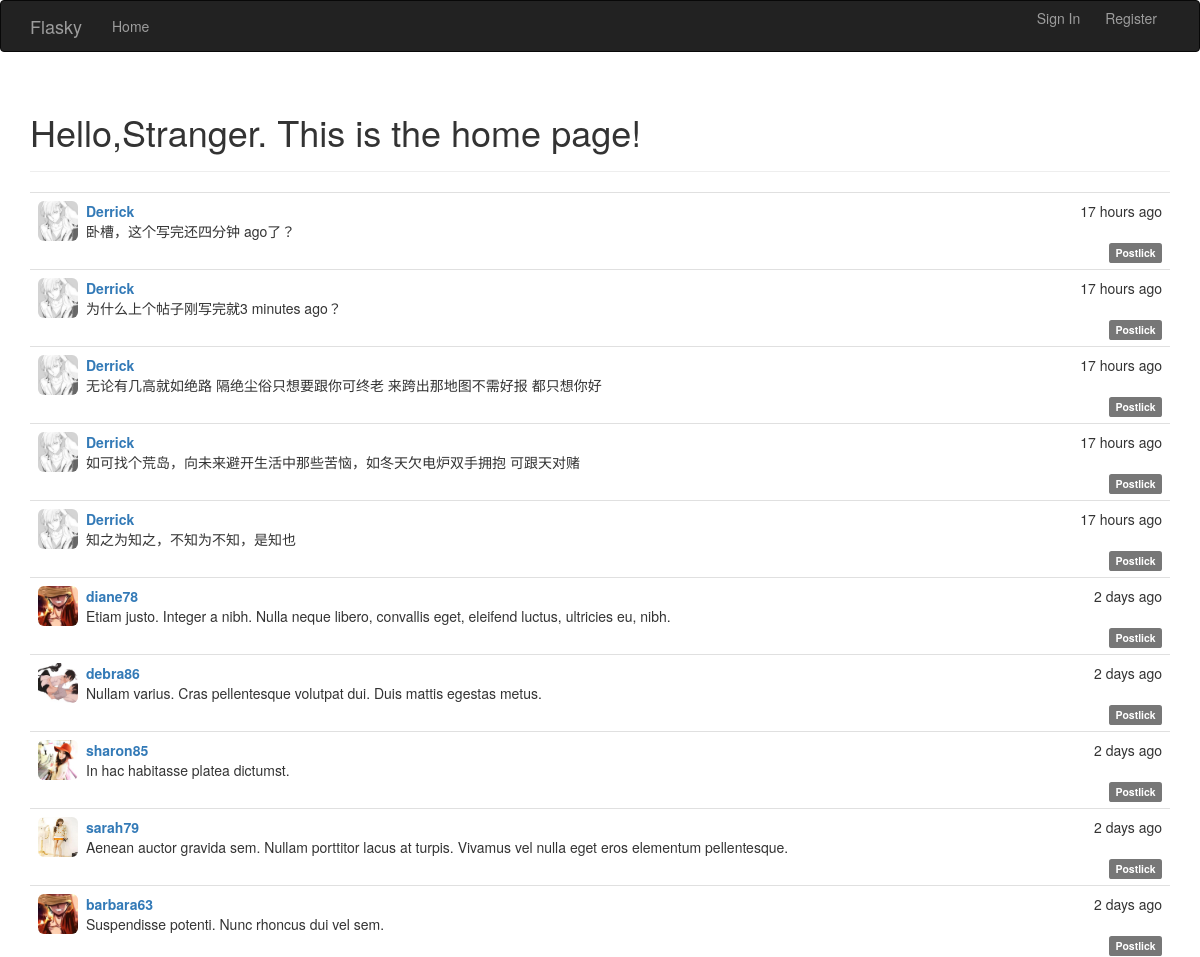
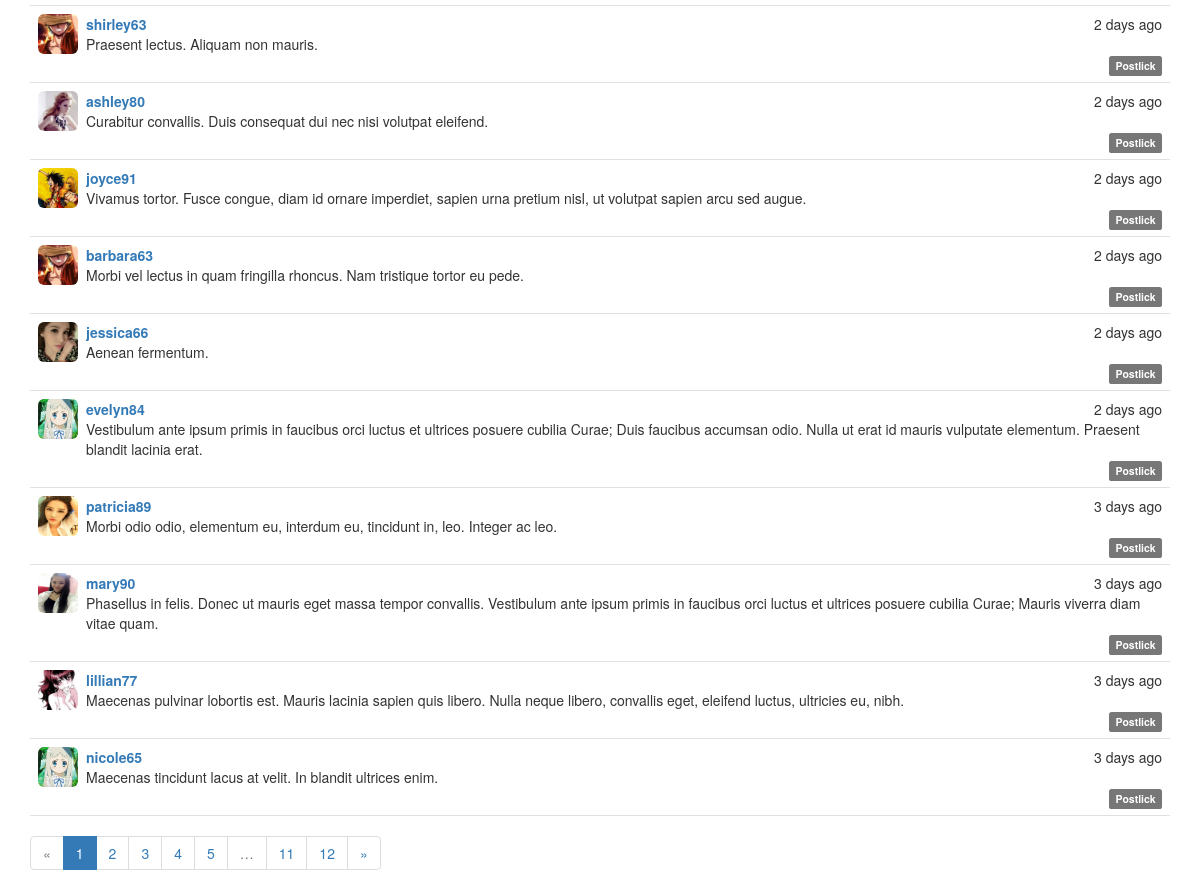
Before: / with the older database file (2 pictures, top to bottom).
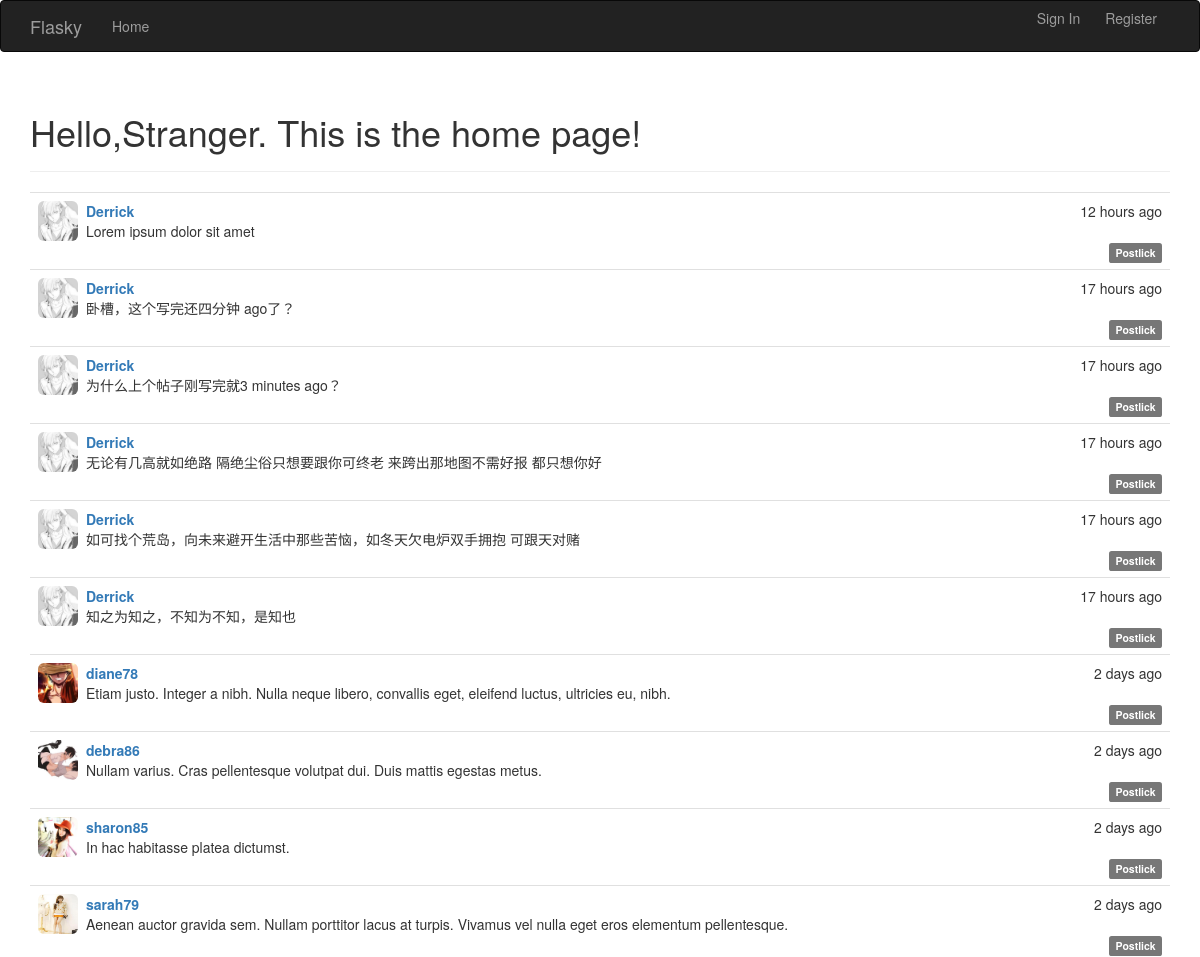
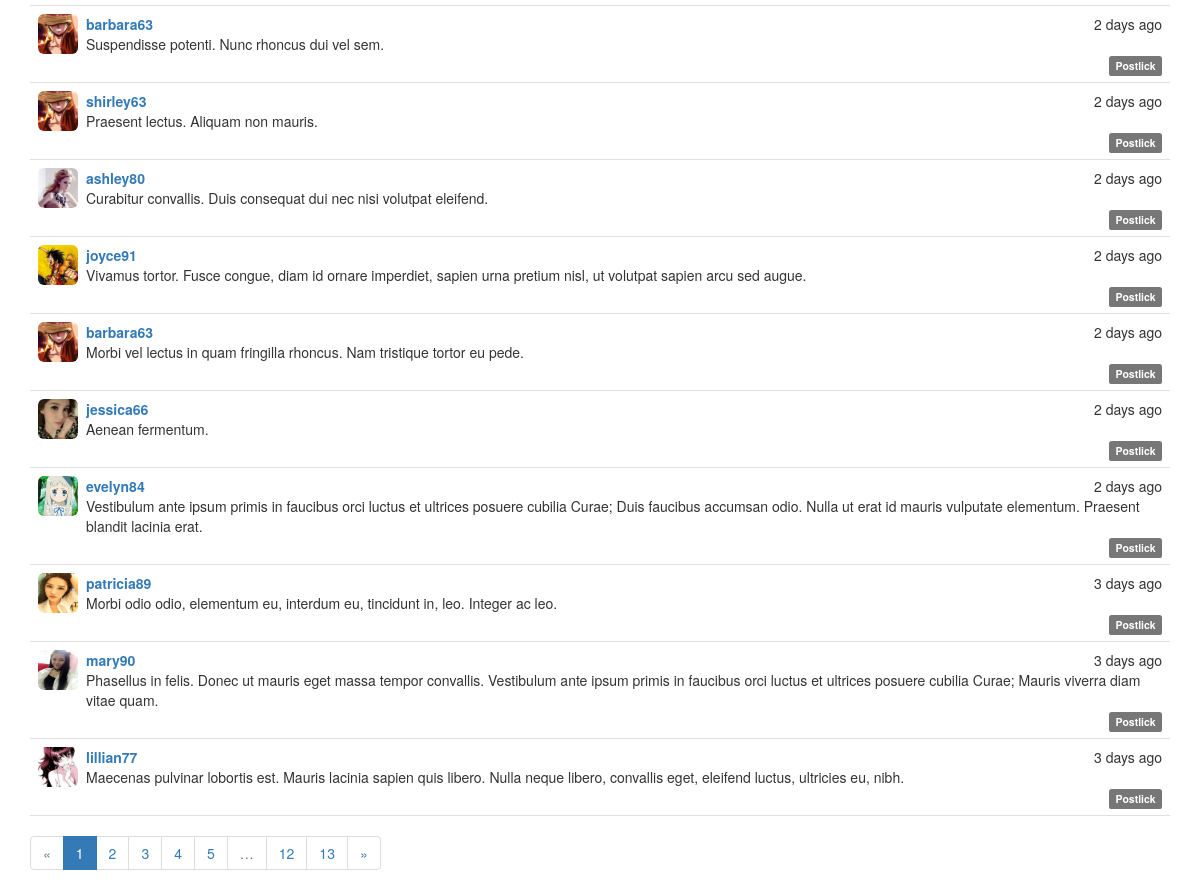
After: the same page with the newer database file (2 pictures, top to bottom).
### app/models.py (models this page shows, shortened)
class Post(db.Model):
	__tablename__='posts'
	id=db.Column(db.Integer,primary_key=True)
	body=db.Column(db.Text)
	body_html = db.Column(db.Text)
	timestamp=db.Column(db.DateTime,index=True,default=datetime.utcnow())
	author_id=db.Column(db.Integer,db.ForeignKey('users.id'))

class User(UserMixin,db.Model):
	__tablename__='users'
	id = db.Column(db.Integer, primary_key=True)
	username = db.Column(db.String(128), unique=True, index=True)
	gender = db.Column(db.String(32))
	address = db.Column(db.String(128))
	age=db.Column(db.Integer)
	date_of_born = db.Column(db.String(32))
	password_hash = db.Column(db.String(128))
	email = db.Column(db.String(64))
	selfintr=db.Column(db.String(256))
	role_id=db.Column(db.Integer,db.ForeignKey('roles.id'))
	confirmed=db.Column(db.Boolean,default=False)
	member_since=db.Column(db.DateTime(),default=datetime.utcnow)
	last_login=db.Column(db.DateTime(),default=datetime.utcnow)
	head_img=db.Column(db.String)
	posts=db.relationship('Post',backref='author',lazy='dynamic')
	@property
	def password(self):
		raise AttributeError('Password can not be read!')

### app/main/views.py (the view, shortened to what this page needs)
@main.route('/',methods=['GET','POST'])
def index():
	form=EditPostForm()
	page=request.args.get('page',default=1,type=int)
	pagination=Post.query.order_by(Post.timestamp.desc()).paginate(
		page,current_app.config['FLASKY_POSTS_PER_PAGE'],error_out=False
	)
	posts=pagination.items
	return render_template('index.html',form=form,posts=posts,pagination=pagination)

### app/auth/views.py (called while the page is built)
@auth.before_app_request
def last_login():
	if current_user.is_authenticated:
		current_user.last_login=datetime.utcnow()

@auth.before_app_request
def before_request():
	if current_user.is_authenticated and not current_user.confirmed and request.endpoint[:5]!='auth.' and request.endpoint!='static':
		return redirect(url_for('auth.unconfirmed'))

### app/main/__init__.py (called while the page is built)
@main.app_context_processor
def inject_permission():
	return dict(Permission=Permission)

### app/templates/index.html (shortened to what this page needs)
{% extends "base.html" %}
{% import "bootstrap/wtf.html" as wtf %}
{% import "_macros.html" as macros %}
{% block page_content %}
<div class="page-header">
    {% if current_user.is_authenticated %}
    <h1>Hello,{{current_user.username}}!</h1>
    {% else %}
    <h1>Hello,Stranger. This is the home page!</h1>
    {% endif %}
</div>
{% include "_posts.html" %}
{{ macros.pagination_widget(pagination,"main.index") }}
{% endblock %}

### app/templates/_posts.html (shortened to what this page needs)
<ul class="posts">
    {% for post in posts %}
    <li class="post">
        <div class="post-thumbnail">
            <a href="{{url_for('main.profile',username=post.author.username)}}">
                <img class="img-rounded profile-thumbnail" src="{{post.author.head_img}}" height="40" width="40">
            </a>
        </div>
        <div class="post-date">{{ moment(post.timestamp).fromNow(refresh=True) }}</div>
        <div class="post-author">
            <a href="{{url_for('main.profile',username=post.author.username)}}">
                {{ post.author.username }}
            </a>
        </div>
        <div class="post-content">
            {{ post.body }}
            <div class="post-footer">
                <a href="{{url_for('main.post',id=post.id)}}">
                    <span class="label label-default">Postlick</span>
                </a>
            </div>
        </div>
    </li>
    {% endfor %}
</ul>

Changed rows visible on the page:
no longer on this page (row unchanged): Post: author.head_img (picture), timestamp "3 days ago", author.username "nicole65", body "Maecenas tincidunt lacus at velit. In blandit ultrices enim."
added Post: author.head_img (picture), timestamp "12 hours ago", author.username "Derrick", body "Lorem ipsum dolor sit amet"
Other visible differences:
new list line: "13"
list line gone: "11"
